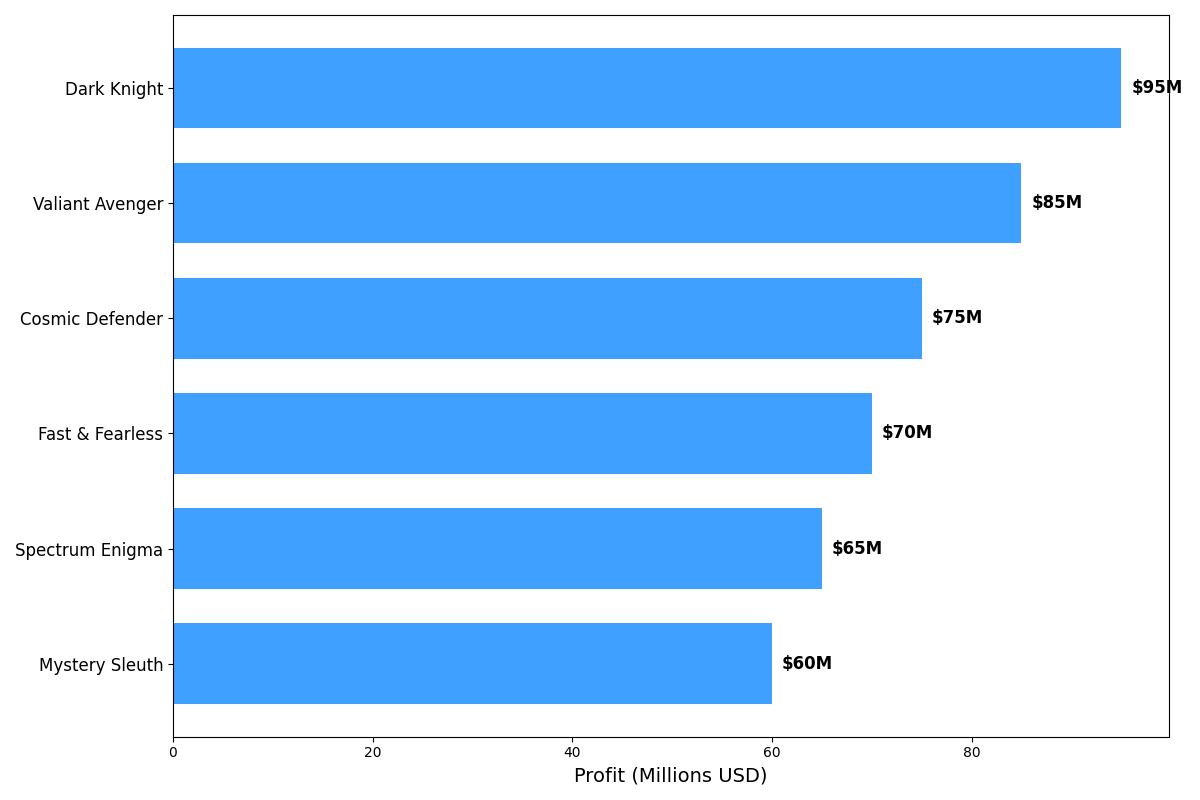

Write Python code to recreate this figure.
import matplotlib.pyplot as plt
import numpy as np

# Original data
comic_series = [
    'Valiant Avenger',
    'Cosmic Defender',
    'Mystery Sleuth',
    'Dark Knight',
    'Fast & Fearless',
    'Spectrum Enigma'
]
annual_profits = [85, 75, 60, 95, 70, 65]

# Sort the data in descending order
sorted_indices = np.argsort(annual_profits)[::-1]
comic_series_sorted = [comic_series[i] for i in sorted_indices]
annual_profits_sorted = [annual_profits[i] for i in sorted_indices]

fig, ax = plt.subplots(figsize=(12, 8))
single_color = '#1e90ff'

bars = ax.barh(np.arange(len(comic_series_sorted)), annual_profits_sorted, color=single_color, height=0.7, alpha=0.85)

for bar in bars:
    ax.annotate(f"${bar.get_width()}M", 
                 xy=(bar.get_width() + 1, bar.get_y() + bar.get_height() / 2),
                 va='center', ha='left', color='black', fontsize=12, fontweight='bold')

ax.set_xlabel('Profit (Millions USD)', fontsize=14)
ax.set_yticks(np.arange(len(comic_series_sorted)))
ax.set_yticklabels(comic_series_sorted, fontsize=12)

ax.invert_yaxis()

plt.tight_layout()
plt.show()
